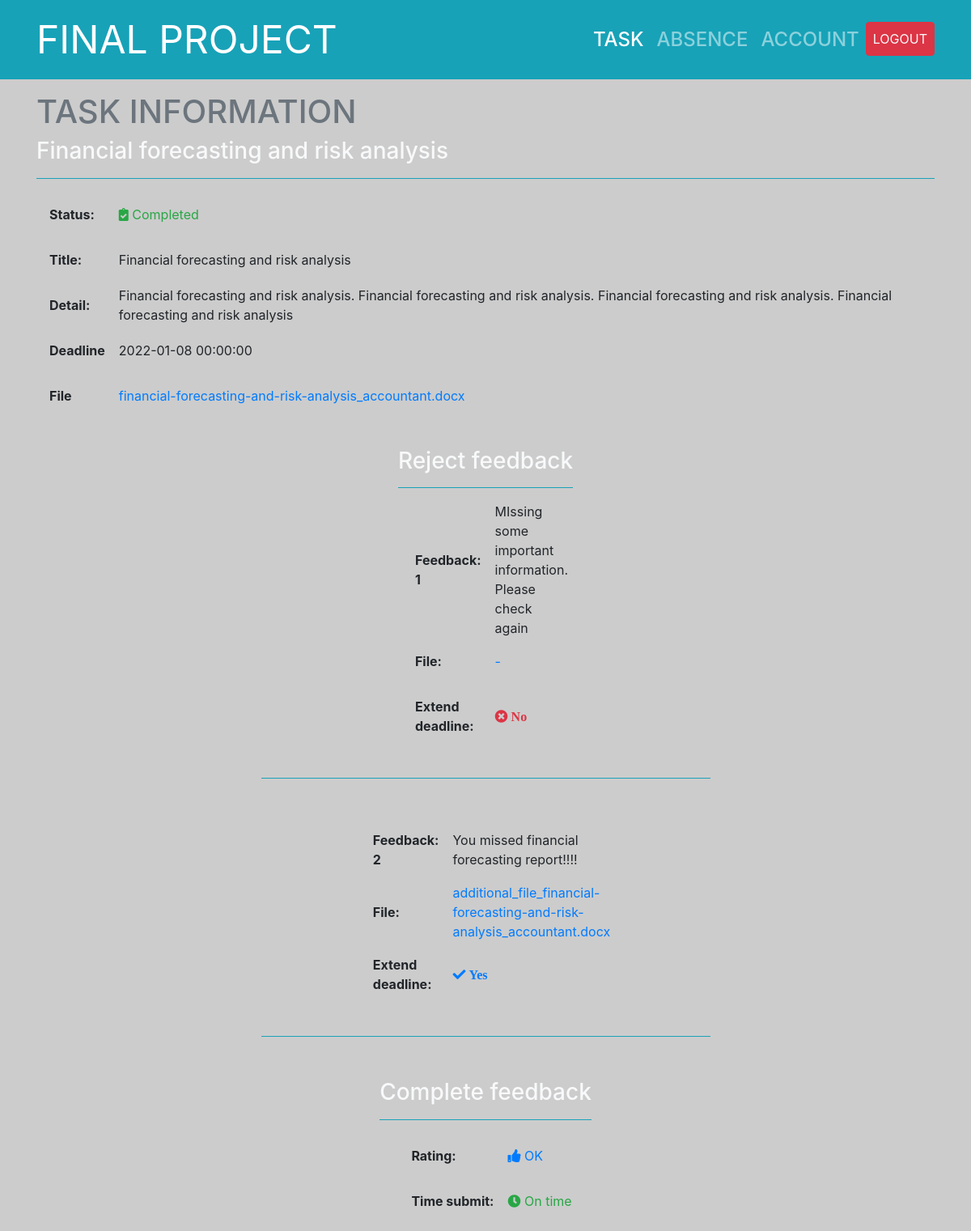
The page /task_detail.php?id=5 (signed in) on the database its author committed.
### tables this page shows
CREATE TABLE `task` (
  `id` int(11) NOT NULL,
  `title` varchar(100) NOT NULL,
  `description` varchar(255) NOT NULL,
  `person` varchar(255) NOT NULL,
  `deadline` datetime NOT NULL,
  `file` varchar(255) NOT NULL,
  `status` varchar(255) NOT NULL DEFAULT 'New'
);

CREATE TABLE `feedback_reject` (
  `id_feedback` int(11) NOT NULL,
  `id_task` int(11) NOT NULL,
  `description` varchar(255) NOT NULL,
  `file` varchar(255) DEFAULT NULL,
  `extend_deadline` tinyint(1) NOT NULL DEFAULT 0
);

### task_detail.php (the view, shortened to what this page needs)
<?php
    require_once('db.php');
    $id = $_GET['id'];
?>
<!DOCTYPE html>
<html lang="en">
<head>
	<link rel="stylesheet" href="https://maxcdn.bootstrapcdn.com/bootstrap/4.5.2/css/bootstrap.min.css">
    <link rel="stylesheet" href="https://use.fontawesome.com/releases/v5.7.2/css/all.css"
>
	<link rel="stylesheet" href="style.css">
</head>
<body>
<nav class="navbar navbar-expand-lg bg-info navbar-dark">
	<div class="container">
		<a href="./" class="navbar-brand navbar-header" style="font-size: 3rem;">FINAL PROJECT</a>
		<div class="collapse navbar-collapse" id="navbarSupportedContent">
		<ul class="navbar-nav ml-auto h4">
			<li class="nav-item ">
			<a class="nav-link active" href="./">TASK</a>
			</li>
			<li class="nav-item">
			<a class="nav-link" href="absence.php">ABSENCE</a>
			</li>
			<li class="nav-item">
			<a class="nav-link" href="account.php">ACCOUNT</a>
			</li>
			<li class="nav-item">
			<a class="btn btn-danger nav-link text-light" href="logout.php">LOGOUT</a>
			</li>
		</ul>
		</div>
	</div>
</nav>
<div class="container pb-2">
        <?php
            $data = get_task_by_id($id)['data'];
        ?>
		<h1 class="mt-3 text-secondary">TASK INFORMATION</h1>
        <h3 class="mt-1 mb-3 pb-3 border-bottom border-info text-light" ><?=$data['title']?></h3>
		<div class="ml-auto mr-auto task-container">
            <table>
                <tr>
                    <th>Status:</th>
                </tr>
                <tr>
                    <th>Title:</th>
                    <td><?=$data['title']?></td>
                </tr>
                <tr>
                    <th>Detail:</th>
                    <td><?=$data['description']?></td>
                </tr>
                <tr>
                    <th>Deadline</th>
                    <td><?=$data['deadline']?></td>
                </tr>
                <tr>
                    <th>File</th>
                    <?php
                        $filename = explode('/',$data['file'])[1];
                    ?>
                    <td><a href="<?=$data['file']?>"><?=$filename?></a></td>
                </tr>
        	</table>
            <?php
                if($data['status']=="Rejected" || is_rejected($id)){
                    $result = get_feedback_reject_task($id);
                    if(!$result['code']){
                        $feedback_data = $result['data'];
                        ?>
                            <h3 class="mt-1 mb-3 pb-3 text-center border-bottom border-info text-light" >Reject feedback</h3>
                        <?php
                        foreach($feedback_data as $key=>$row){
                            ?>
                                <table style="width: 0%;">
                                    <tr>
                                        <th>Feedback: <?=$key+1?></th>
                                        <td><?=$row['description']?></td>
                                    </tr>
                                    <tr>
                                        <th>File:</th>
                                        <?php
                                            $filename = '-';
                                            if($row['file']!==''){
                                                $filename = explode('/',$row['file'])[1];
                                            }
                                        ?>
                                        <td><a href="<?=$row['file']?>"><?=$filename?></a></td>
                                    </tr>
                                    <tr>
                                        <th>Extend deadline:</th>
                                        <?php
                                            if($row['extend_deadline']){
                                                echo "<td class='text-primary'><i class='fas fa-check'> Yes</i></td>";
                                            }else{
                                                echo "<td class='text-danger'><i class='fas fa-times-circle'> No</i></td>";
                                            }
                                        ?>
                                    </tr>
                                </table>
                                <p class="mt-1 mb-5 border-bottom border-info text-light" style="width:50%;"></p>
                            <?php
                        }
                    }
                }
                if($data['status']=="Completed"){
                    $feedback_data = get_feedback_complete_task($id);
                    if(!$feedback_data['code']){
                        $row = $feedback_data['data'];
                    }
                    ?>
                        <h3 class="mt-1 mb-3 pb-3 text-center border-bottom border-info text-light" >Complete feedback</h3>
                        <table>
                            <tr>
                                <th>Rating:</th>
                                <?=status_ui($row['rating'])?>
                            </tr>
                            <tr>
                                <th>Time submit:</th>
                                <?=status_ui($row['time_submit'])?>
                            </tr>
                        </table>
                    <?php
                }
                    ?>
		</div>
</div>
</body>
</html>

### style.css (style rules this page uses)
* { box-sizing: border-box; }
body { background-color: #cccccc; }
.task-container { display: flex; justify-content: space-between; align-items: center; flex-wrap: wrap; height: 50%; flex-direction: column; }
.task-container table { overflow: scroll; margin-bottom: 2rem; flex-basis: 100%; }
.task-container table th { padding: 1rem; }

### rows shown on the page
task: title "Financial forecasting and risk analysis", description "Financial forecasting and risk analysis. Financial forecasting and risk analysis. Financial forecasting and risk analysis. Financial forecasting and risk analysis", deadline "2022-01-08 00:00:00", file "financial-forecasting-and-risk-analysis_accountant.docx"
feedback_reject: description "MIssing some important information. Please check again", filename "-", extend_deadline "No"
feedback_reject: description "You missed financial forecasting report!!!!", file "additional_file_financial-forecasting-and-risk-analysis_accountant.docx", extend_deadline "Yes"
